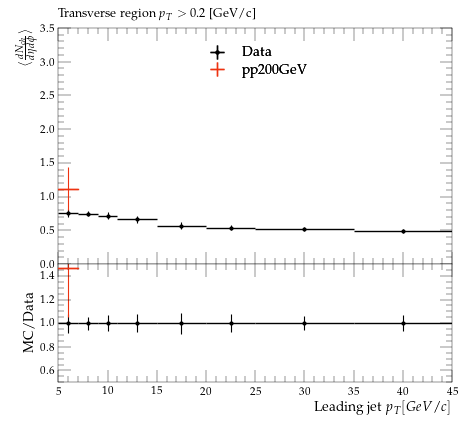

This chart was generated by the following Python code:
#! /usr/bin/env python3

# This Python script was auto-generated using YODA v2.1.0.
# Analysis object: /STAR_2019_I1771348/d01-x01-y03
# Timestamp: 07-10-2025 (17:32:21)

import matplotlib as mpl
import matplotlib.pyplot as plt
mpl.use('Agg') # comment out for interactive use
import os
import numpy as np
from numpy import nan, inf

plotDir = os.path.split(os.path.realpath(__file__))[0]
if 'YODA_USER_PLOT_PATH' in globals():
    plot_outdir = globals()['YODA_USER_PLOT_PATH']
else:
    plot_outdir = plotDir

#plot style
plt.style.use(os.path.join(plotDir, '../default.mplstyle'))
# plot metadata
figW, figH = plt.rcParams['figure.figsize']
ax_xLabel = r'Leading jet $p_{T} [GeV/c]$'
ax_yLabel = r'$ \langle \frac{dN_{ch}}{d\eta d\phi} \rangle$'
ax_title  = r'Transverse region $p_{T} > 0.2$ [GeV/c]'
ax_xScale = 'linear'
ax_yScale = 'linear'
xLims = (5.0, 45.0)
yLims = (0.0, 3.5)

# TeX-friendly labels for the legend
labels = {
    'legend' : ([ r"Data", r"pp200GeV" ], r""),
}

# Adjust canvas width and height
canvasW = 10.0
canvasH = 9.0
figW *= canvasW/10.
figH *= canvasH/9.

# Create figure and axis objects
fig, (ax, ratio0_ax) = plt.subplots(2, 1, sharex=True,
                  figsize=(figW,figH), gridspec_kw={'height_ratios': (6.0, 3.0)})

# Set figure margins
plt.subplots_adjust(
    left   = 1.0 * plt.rcParams['figure.subplot.left'],
    right  = 1.0 * plt.rcParams['figure.subplot.right'],
    top    = 1.0 * plt.rcParams['figure.subplot.top'],
    bottom = 1.0 * plt.rcParams['figure.subplot.bottom'])

ratio0_ax.yaxis.set_major_locator(mpl.ticker.MultipleLocator(0.2))
ratio0_ax.set_ylim(0.5, 1.4999)
ratio0_ax.set_ylabel('MC/Data')

# the numerical data is stored in a separate file
dataf = dict()
prefix = os.path.split(__file__)[0]
if prefix:    prefix = prefix + '/'
exec(open(prefix+'d01-x01-y03__data.py').read(), dataf)


legend_handles = dict() # keep track of handles for the legend

# style options for curves
# starts at zorder>=5 to draw curve on top of legend
styles = {
  'Data': {
    'color' : 'black',
    'linestyle' : '-',
    'linewidth' : 1,
    'marker' : 'o',
    'markersize' : 2,
    'capsize' : 0.0,
    'zorder' : 5,
    'histstyle' : 0,
    'drawstyle' : 'steps-pre',
    'xerrorbars' : 1,
    'yerrorbars' : 1,
    'fillcolor' : None,
    'fillopacity' : 1.0,
    'ratio0_linestyle' : '-',
    'ratio0_linewidth' : 1,
    'ratio0_marker' : 'o',
    'ratio0_markersize' : 2,
    'ratio0_capsize' : 0.0,
    'ratio0_zorder' : 5,
    'ratio0_histstyle' : 0,
    'ratio0_drawstyle' : 'steps-pre',
    'ratio0_xerrorbars' : 1,
    'ratio0_yerrorbars' : 1,
  },
  'pp200GeV.yoda': {
    'color' : '#EE3311',
    'linestyle' : '-',
    'linewidth' : 1,
    'marker' : 'none',
    'markersize' : 2,
    'capsize' : 0.0,
    'zorder' : 6,
    'histstyle' : 1,
    'drawstyle' : 'steps-pre',
    'xerrorbars' : 1,
    'yerrorbars' : 1,
    'fillcolor' : None,
    'fillopacity' : 1.0,
    'ratio0_linestyle' : '-',
    'ratio0_linewidth' : 1,
    'ratio0_marker' : 'none',
    'ratio0_markersize' : 2,
    'ratio0_capsize' : 0.0,
    'ratio0_zorder' : 6,
    'ratio0_histstyle' : 1,
    'ratio0_drawstyle' : 'steps-pre',
    'ratio0_xerrorbars' : 1,
    'ratio0_yerrorbars' : 1,
  },
}

# curve from input yoda files in main panel
for label, yvals in dataf['yvals'].items():
    if all(np.isnan(v) for v in dataf['yvals'][label]):
        continue
    tmp = None
    if styles[label]['histstyle']: # draw as histogram
        xpos = dataf['xedges'][label] if styles[label]['drawstyle'] else dataf['xpoints'][label]
        ypos = np.insert(yvals, 0, yvals[0]) if styles[label]['drawstyle'] else yvals
        if styles[label]['fillcolor']: # fill area below curve
            ax.fill_between(xpos, ypos, step='pre',
                            color=styles[label]['fillcolor'],
                            alpha=styles[label]['fillopacity'])
        tmp, = ax.plot(xpos, ypos,
                       color=styles[label]['color'],
                       linestyle=styles[label]['linestyle'],
                       linewidth=styles[label]['linewidth'],
                       drawstyle=styles[label]['drawstyle'], solid_joinstyle='miter',
                       zorder=styles[label]['zorder'], label=label)
    tmp = ax.errorbar(dataf['xpoints'][label], yvals,
                      xerr=np.array(dataf['xerrs'][label])*styles[label]['xerrorbars'],
                      yerr=np.array(dataf['yerrs'][label])*styles[label]['yerrorbars'],
                      fmt=styles[label]['marker'], capsize=styles[label]['capsize'],
                      markersize=styles[label]['markersize'],
                      ecolor=styles[label]['color'],
                      color=styles[label]['color'], zorder=styles[label]['zorder'])
    tmp[-1][0].set_linestyle(styles[label]['linestyle'])
    tmp[-1][0].set_linewidth(styles[label]['linewidth'])
    if label in dataf['add_legend_handle']:  legend_handles[label] = tmp
    for varLabel in dataf['variation_yvals'].keys():
        if varLabel.startswith(label):
            tmp, = ax.plot(dataf['xedges'][label], dataf['variation_yvals'][varLabel],
                           color=styles[label]['color'],
                           linestyle=styles[label]['linestyle'],
                           linewidth=styles[label]['linewidth'],
                           drawstyle='steps-pre', solid_joinstyle='miter',
                           zorder=styles[label]['zorder'], alpha=0.5)


# plots on ratio panel
# curve from input yoda files in ratio panel
for label, yvals in dataf['ratio0_yvals'].items():
    if all(np.isnan(v) for v in yvals):
        continue
    if styles[label]['ratio0_histstyle']: # plot as histogram
        xpos = dataf['xedges']['Data'] if styles[label]['ratio0_drawstyle'] else dataf['xpoints']['Data']
        ypos = np.insert(yvals, 0, yvals[0]) if styles[label]['ratio0_drawstyle'] else yvals
        ratio0_ax.plot(xpos, ypos,
                       color=styles[label]['color'],
                       linewidth=styles[label]['linewidth'],
                       linestyle=styles[label]['ratio0_linestyle'],
                       drawstyle=styles[label]['ratio0_drawstyle'], zorder=styles[label]['zorder'],
                       solid_joinstyle='miter')
    tmp = ratio0_ax.errorbar(dataf['xpoints']['Data'], yvals,
                             xerr=np.array(dataf['ref_xerrs'])*styles[label]['ratio0_xerrorbars'],
                             yerr=np.array(dataf['ratio0_yerrs'][label])*styles[label]['ratio0_yerrorbars'],
                             fmt=styles[label]['ratio0_marker'], capsize=styles[label]['ratio0_capsize'],
                             markersize=styles[label]['ratio0_markersize'],
                             ecolor=styles[label]['color'],
                             color=styles[label]['color'])
    tmp[-1][0].set_linestyle(styles[label]['ratio0_linestyle'])
    tmp[-1][0].set_linewidth(styles[label]['ratio0_linewidth'])

    for varlabel in dataf['ratio0_variation_vals'].keys():
        if varlabel.startswith(label):
            ratio0_ax.plot(dataf['xedges']['Data'],
                            dataf['ratio0_variation_vals'][varlabel],
                            color=styles[label]['color'],
                            linestyle=styles[label]['linestyle'],
                            linewidth=styles[label]['linewidth'],
                            drawstyle='steps-pre', solid_joinstyle='miter',
                            zorder=1, alpha=0.5)

legend_items = list(legend_handles.values())
ax.add_artist(ax.legend(legend_items,
                        labels['legend'][0],
                        title=labels['legend'][1],
                        alignment='left',
                        loc='upper center',
                        bbox_to_anchor=(0.5, 0.97)))

# set plot metadata as defined above
ratio0_ax.set_xlabel(ax_xLabel)
ratio0_ax.xaxis.set_label_coords(1., -0.15)
ax.set_ylabel(ax_yLabel, ha='right', va='top')
ax.yaxis.set_label_coords(-0.11, 1.0)
ax.set_title(ax_title, loc='left')
ax.set_xscale(ax_xScale)
ax.set_yscale(ax_yScale)
ax.set_xlim(xLims)
ax.set_ylim(yLims)

# tick formatting
plt.rcParams['xtick.top'] = 1
plt.rcParams['ytick.right'] = 1
fig.align_ylabels((ax, ratio0_ax))
plt.savefig(os.path.join(plot_outdir, 'd01-x01-y03.pdf'), format='PDF')
plt.savefig(os.path.join(plot_outdir, 'd01-x01-y03.png'), format='PNG')

plt.close(fig)
